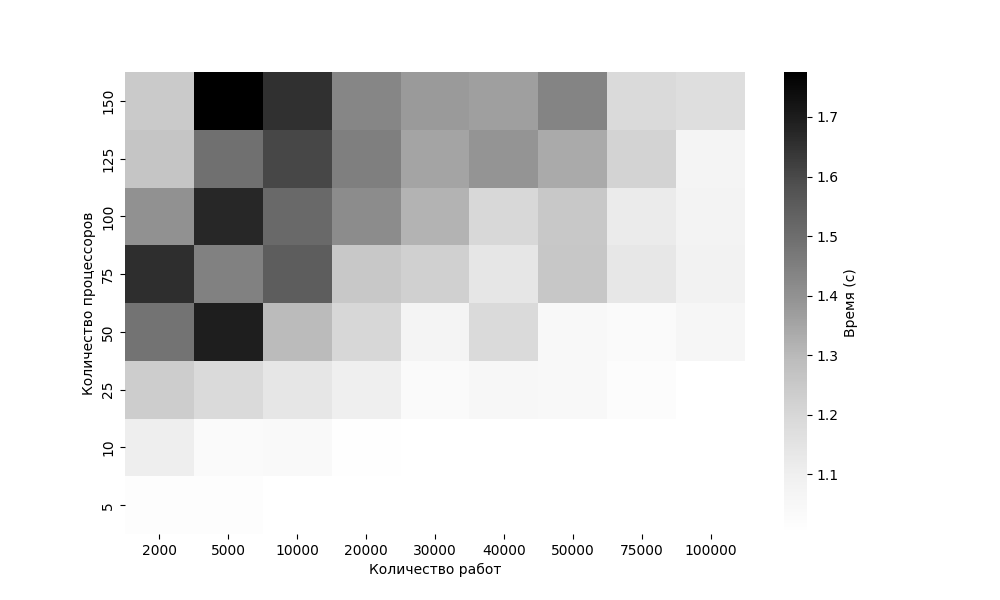

Here is the Python script that generated this plot:
import numpy as np
import seaborn as sns
import matplotlib.pyplot as plt
import json

process_values = [5, 10, 25, 50, 75, 100, 125, 150]
work_values = [2000, 5000, 10000, 20000, 30000, 40000, 50000, 75000, 100000]
data = []
for i in process_values:
    data.append([])
    for j in work_values:
        with open(f'output-ideal_1/{i}_{j}.json') as f:
            s = json.loads(f.read())
            data[-1].append(s['time'])
        with open(f'../../ideal_1-input_for_PROGRAMMIR_greedy_paper/{i}_{j}.in') as f:
            f.readline()
            s = f.readline()
            data[-1][-1] /= sum(list(map(int, s.split())))
            data[-1][-1] *= i


process_values_sorted = sorted(process_values, reverse=True)
data_sorted = data[::-1]  # Переворот строк матрицы

# Создание тепловой карты
plt.figure(figsize=(10, 6))
ax = sns.heatmap(data_sorted, annot=False, cmap='Greys', cbar_kws={'label': ''})

# Настройка осей
ax.set_xticklabels(work_values)
ax.set_yticklabels(process_values_sorted)

# Названия осей
plt.xlabel("Количество работ")
plt.ylabel("Количество процессоров")

# Показать цветовую шкалу
cbar = ax.collections[0].colorbar
cbar.set_label('Время (с)')
#cbar.set_ticks([1.05, 1.1, 1.15, 1.2, 1.25, 1.3, 1.35, 1.4])

# Показать график
plt.show()
